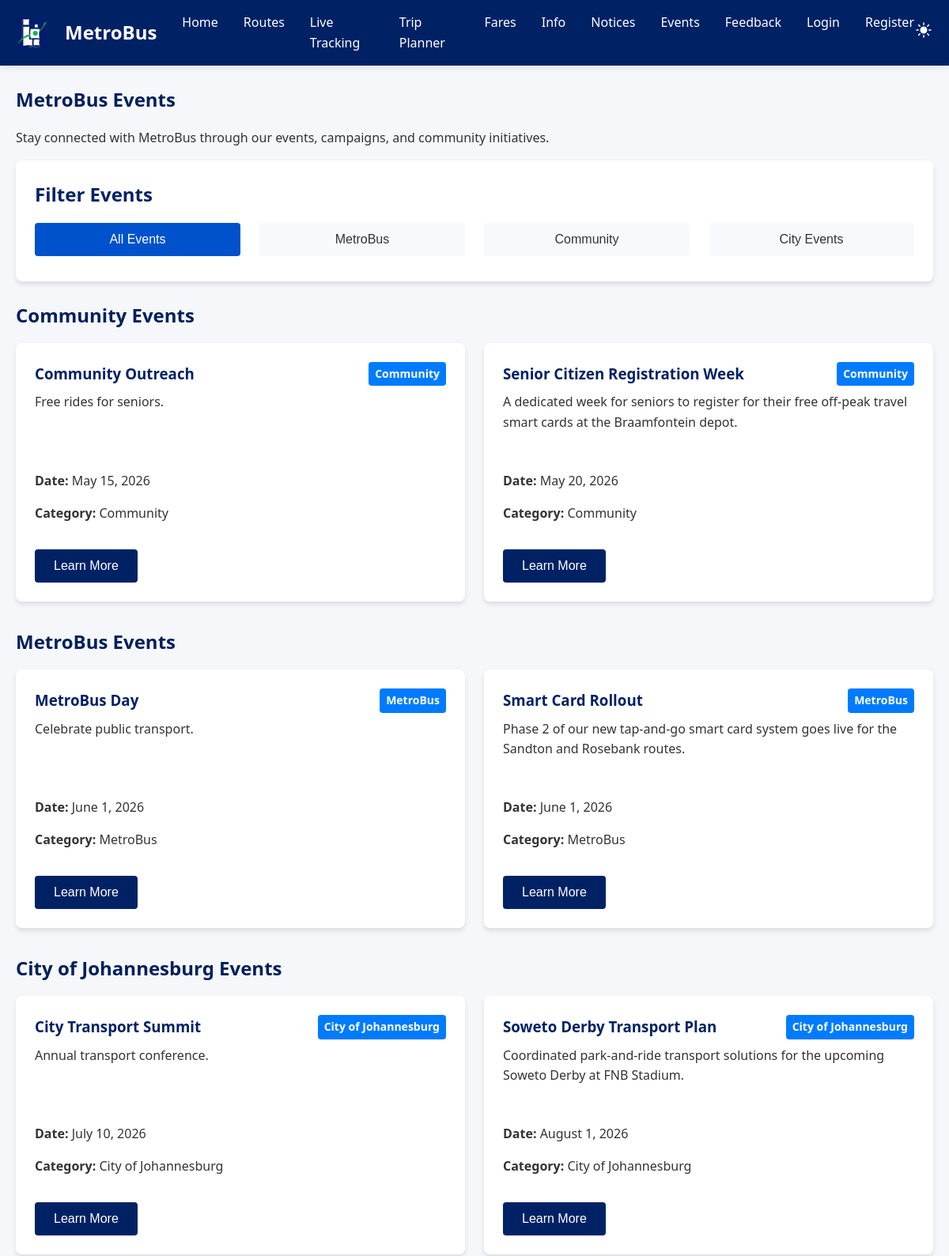
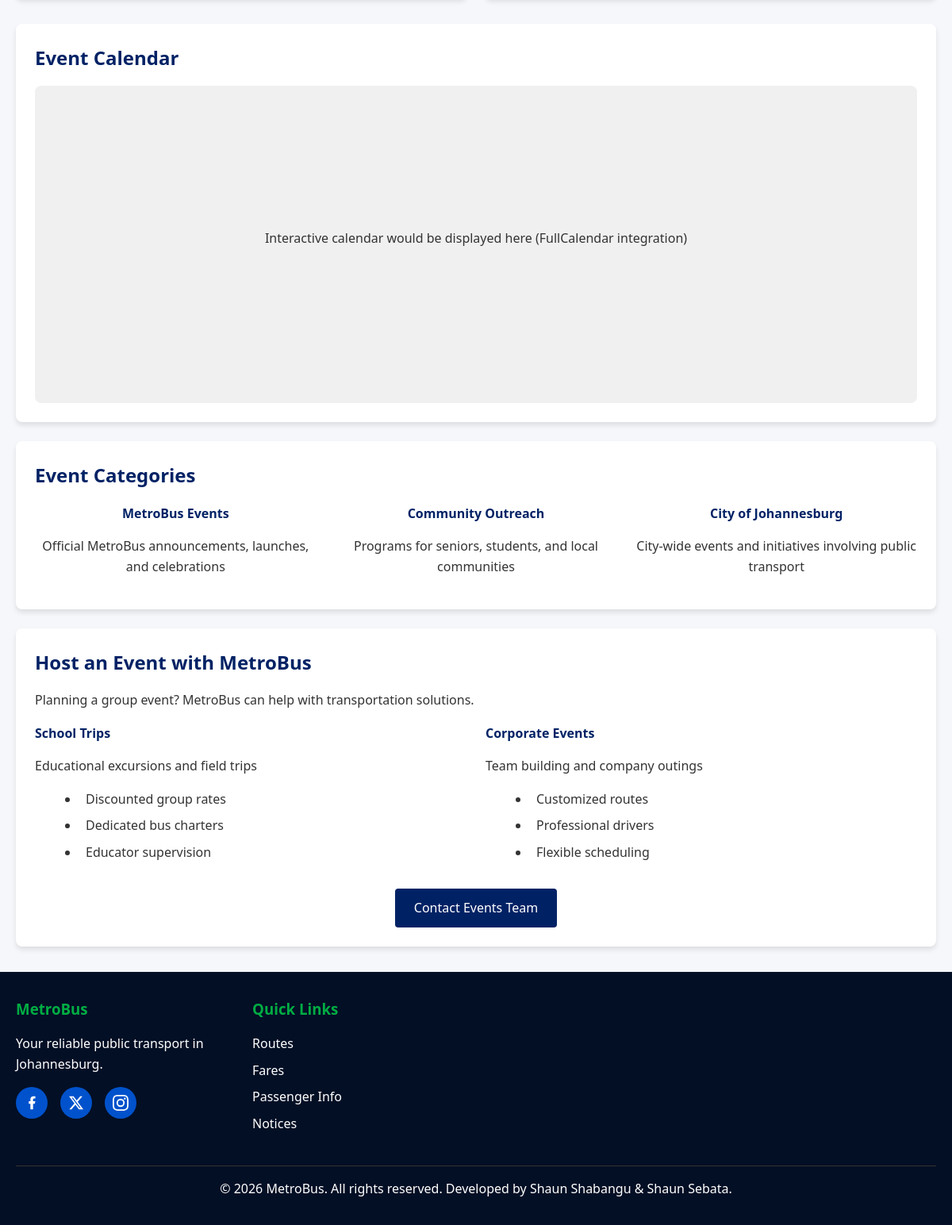
Screenshot of /events.php with the database file from the repository (2 pictures, top to bottom).
### tables this page shows
CREATE TABLE `events` (
  `id` int(11) NOT NULL,
  `title` varchar(255) NOT NULL,
  `category` varchar(255) NOT NULL,
  `description` text NOT NULL,
  `event_date` date NOT NULL
);

### includes/auth.php (called while the page is built, shortened)
<?php
function isLoggedIn() {
    return isset($_SESSION['user_id']);
   }
?>

### events.php (the view, shortened to what this page needs)
<?php
require_once 'includes/header.php';
require_once 'includes/db.php';
$stmt = $pdo->query("SELECT * FROM events ORDER BY event_date ASC");
$events = $stmt->fetchAll();
$eventsByCategory = [];
foreach ($events as $event) {
$eventsByCategory[$event['category']][] = $event;
}
?>
<main>
<section class="container mt-3">
<h1>MetroBus Events</h1>
<p>Stay connected with MetroBus through our events, campaigns, and community initiatives.</p>
<div class="card">
<h2>Filter Events</h2>
<div class="grid grid-4">
<button class="btn filter-btn active" data-filter="all">All Events</button>
<button class="btn filter-btn" data-filter="MetroBus">MetroBus</button>
<button class="btn filter-btn" data-filter="Community">Community</button>
<button class="btn filter-btn" data-filter="City of Johannesburg">City Events</button>
</div>
</div>
<div id="events-container" class="mt-3">
<?php if (!empty($events)): ?>
<?php foreach ($eventsByCategory as $category => $categoryEvents): ?>
<div class="category-section" data-category="<?php echo htmlspecialchars($category); ?>">
<h2><?php echo htmlspecialchars($category); ?> Events</h2>
<div class="grid grid-2">
<?php foreach ($categoryEvents as $event): ?>
<div class="card event-card">
<div class="event-header">
<h3><?php echo htmlspecialchars($event['title']); ?></h3>
<span class="status-badge status-active"><?php echo htmlspecialchars($event['category']); ?></span>
</div>
<p><?php echo htmlspecialchars($event['description']); ?></p>
<div class="event-details">
<p><strong>Date:</strong> <?php echo date('F j, Y', strtotime($event['event_date'])); ?></p>
<p><strong>Category:</strong> <?php echo htmlspecialchars($event['category']); ?></p>
</div>
<button class="btn" style="margin-top: 1rem;" onclick="viewEventDetails(<?php echo $event['id']; ?>)">Learn More</button>
</div>
<?php endforeach; ?>
</div>
</div>
<?php endforeach; ?>
<?php endif; ?>
</div>
<div class="card mt-3">
<h2>Event Calendar</h2>
<div id="calendar-placeholder" style="height: 400px; background-color: #f0f0f0; display: flex; align-items: center; justify-content: center; border-radius: 8px;">
<p>Interactive calendar would be displayed here (FullCalendar integration)</p>
</div>
</div>
<div class="card mt-3">
<h2>Event Categories</h2>
<div class="grid grid-3">
<div class="text-center">
<h4>MetroBus Events</h4>
<p>Official MetroBus announcements, launches, and celebrations</p>
</div>
<div class="text-center">
<h4>Community Outreach</h4>
<p>Programs for seniors, students, and local communities</p>
</div>
<div class="text-center">
<h4>City of Johannesburg</h4>
<p>City-wide events and initiatives involving public transport</p>
</div>
</div>
</div>
<div class="card mt-3">
<h2>Host an Event with MetroBus</h2>
<p>Planning a group event? MetroBus can help with transportation solutions.</p>
<div class="grid grid-2">
<div>
<h4>School Trips</h4>
<p>Educational excursions and field trips</p>
<ul>
<li>Discounted group rates</li>
<li>Dedicated bus charters</li>
<li>Educator supervision</li>
</ul>
</div>
<div>
<h4>Corporate Events</h4>
<p>Team building and company outings</p>
<ul>
<li>Customized routes</li>
<li>Professional drivers</li>
<li>Flexible scheduling</li>
</ul>
</div>
</div>
<div class="text-center mt-2">
<a href="mailto:events@metrobus.co.za" class="btn">Contact Events Team</a>
</div>
</div>
</section>
</main>
<?php require_once 'includes/footer.php'; ?>

### includes/header.php (shortened to what this page needs)
<?php
require_once __DIR__ . '/auth.php';
?>
<!DOCTYPE html>
<html lang="en">
<head>
<link rel="stylesheet" href="https://cdnjs.cloudflare.com/ajax/libs/font-awesome/6.4.0/css/all.min.css">
<link rel="stylesheet" href="assets/css/style.css?v=<?php echo time(); ?>">
<link rel="stylesheet" href="assets/css/responsive.css?v=<?php echo time(); ?>">
</head>
<body>
<header class="header">
<div class="container">
<div class="logo">
<a href="index.php" style="display: flex; align-items: center; gap: 10px;">
<img src="assets/images/logo1.png" alt="MetroBus Logo" class="header-logo">
<span>MetroBus</span>
</a>
</div>
<nav class="nav">
<ul>
<li><a href="index.php">Home</a></li>
<li><a href="routes.php">Routes</a></li>
<li><a href="live_tracking.php">Live Tracking</a></li>
<li><a href="trip_planner.php">Trip Planner</a></li>
<li><a href="fares.php">Fares</a></li>
<li><a href="passenger_info.php">Info</a></li>
<li><a href="notices.php">Notices</a></li>
<li><a href="events.php">Events</a></li>
<li><a href="feedback.php">Feedback</a></li>
<?php if (isLoggedIn()): ?>
<li><a href="profile.php">Profile</a></li>
<li><a href="logout.php">Logout</a></li>
<?php else: ?>
<li><a href="login.php">Login</a></li>
<li><a href="register.php">Register</a></li>
<?php endif; ?>
</ul>
</nav>
<div class="theme-toggle">
<button id="theme-toggle" aria-label="Toggle dark mode">
</button>
</div>
</div>
</header>

### includes/footer.php (shortened to what this page needs)
<footer class="footer">
<div class="container">
<div class="footer-content">
<div class="footer-section">
<h3>MetroBus</h3>
<p>Your reliable public transport in Johannesburg.</p>
<div class="social-links">
<a href="https://www.facebook.com/share/1Baku93CLp/?mibextid=wwXIfr" target="_blank" aria-label="Facebook" style="display: flex; justify-content: center; align-items: center;">
<svg width="20" height="20" fill="currentColor" viewBox="0 0 24 24" xmlns="http://www.w3.org/2000/svg"><path d="M14 13.5h2.5l1-4H14v-2c0-1.03 0-2 2-2h1.5V2.14c-.326-.043-1.557-.14-2.857-.14C11.928 2 10 3.657 10 6.7v2.8H7.5v4H10V22h4v-8.5z"/></svg>
</a>
<a href="https://x.com/JoburgMetrobus?s=20" target="_blank" aria-label="Twitter" style="display: flex; justify-content: center; align-items: center;">
<svg width="18" height="18" fill="currentColor" viewBox="0 0 24 24" xmlns="http://www.w3.org/2000/svg"><path d="M18.901 1.153h3.68l-8.04 9.19L24 22.846h-7.406l-5.8-7.584-6.638 7.584H.474l8.6-9.83L0 1.154h7.594l5.243 6.932ZM17.61 20.644h2.039L6.486 3.24H4.298Z"/></svg>
</a>
<a href="https://www.instagram.com/joburgmetrobus?igsh=djFlbGV2cWF3Z3U4" target="_blank" aria-label="Instagram" style="display: flex; justify-content: center; align-items: center;">
</a>
</div>
</div>
<div class="footer-section">
<h3>Quick Links</h3>
<ul>
<li><a href="routes.php">Routes</a></li>
<li><a href="fares.php">Fares</a></li>
<li><a href="passenger_info.php">Passenger Info</a></li>
<li><a href="notices.php">Notices</a></li>
</ul>
</div>
</div>
<div class="footer-bottom">
<p>&copy; <?php echo date('Y'); ?> MetroBus. All rights reserved. Developed by Shaun Shabangu & Shaun Sebata.</p>
</div>
</div>
</footer>
</body>
</html>

### assets/css/style.css (style rules this page uses)
* { margin: 0; padding: 0; box-sizing: border-box; }
body { font-family: 'Segoe UI', Tahoma, Geneva, Verdana, sans-serif; line-height: 1.6; color: #333; background-color: #F5F7FA; transition: background-color 0.3s, color 0.3s; }
.container { max-width: 1200px; margin: 0 auto; padding: 0 20px; }
.header { background-color: #002265; color: white; padding: 1rem 0; position: sticky; top: 0; z-index: 1000; box-shadow: 0 2px 10px rgba(0, 0, 0, 0.1); }
.header .container { display: flex; justify-content: space-between; align-items: center; }
.logo a { display: flex; align-items: center; text-decoration: none; color: white; font-size: 1.5rem; font-weight: bold; }
.nav ul { display: flex; list-style: none; }
.nav ul li { margin-left: 2rem; }
.nav ul li a { color: white; text-decoration: none; transition: color 0.3s; }
.theme-toggle button { background: none; border: none; color: white; cursor: pointer; font-size: 1.5rem; }
main { min-height: calc(100vh - 200px); }
.card { background: white; border-radius: 8px; box-shadow: 0 4px 6px rgba(0, 0, 0, 0.1); padding: 1.5rem; margin-bottom: 1rem; transition: transform 0.3s, box-shadow 0.3s; display: flex; flex-direction: column; }
.card > .btn { margin-top: auto; align-self: flex-start; }
.text-center .btn { align-self: center; }
.btn { display: inline-block; padding: 0.75rem 1.5rem; background-color: #002265; color: white; text-decoration: none; border-radius: 4px; border: none; cursor: pointer; transition: background-color 0.3s; font-size: 1rem; }
.status-badge { display: inline-block; padding: 0.25rem 0.5rem; border-radius: 4px; font-size: 0.875rem; font-weight: bold; }
.status-active { background-color: #007bff; color: white; }
.footer { background-color: #030f25; color: white; padding: 2rem 0 1rem; margin-top: 2rem; }
.footer-content { display: grid; grid-template-columns: repeat(auto-fit, minmax(250px, 1fr)); gap: 2rem; margin-bottom: 2rem; }
.footer-section h3 { margin-bottom: 1rem; color: #00AD43; }
.footer-section ul { list-style: none; }
.footer-section ul li { margin-bottom: 0.5rem; }
.footer-section a { color: white; text-decoration: none; }
.social-links { display: flex; gap: 1rem; margin-top: 1rem; }
.social-links a { display: inline-block; width: 40px; height: 40px; background-color: #0052CC; color: white; text-align: center; line-height: 40px; border-radius: 50%; text-decoration: none; transition: background-color 0.3s; }
.footer-bottom { border-top: 1px solid #333; padding-top: 1rem; text-align: center; }
.grid { display: grid; gap: 1.5rem; }
.grid-2 { grid-template-columns: repeat(auto-fit, minmax(300px, 1fr)); }
.grid-3 { grid-template-columns: repeat(auto-fit, minmax(250px, 1fr)); }
.grid-4 { grid-template-columns: repeat(auto-fit, minmax(200px, 1fr)); }
h1, h2, h3, h4, h5, h6 { margin-bottom: 1rem; color: #00205B; }
.card ul, .card ol { padding-left: 2.5rem !important; margin-left: 1rem !important; margin-bottom: 1rem !important; list-style-position: outside !important; }
.card ul li, .card ol li { margin-bottom: 0.5rem !important; padding-left: 0.5rem !important; }
p { margin-bottom: 1rem; }
.text-center { text-align: center; }
.mt-2 { margin-top: 1rem; }
.mt-3 { margin-top: 1.5rem; }
.header-logo { width: 40px; height: 40px; margin-right: 12px; object-fit: contain; border-radius: 4px; }
.card h1, .card h2, .card h3, .card h4 { color: #002265 !important; }

### assets/css/responsive.css (style rules this page uses)
@media (min-width: 769px) { .grid-2 { grid-template-columns: repeat(2, 1fr); } }
@media (min-width: 769px) { .grid-3 { grid-template-columns: repeat(3, 1fr); } }
@media (min-width: 769px) { .grid-4 { grid-template-columns: repeat(4, 1fr); } }
@media (min-width: 769px) { .footer-content { grid-template-columns: repeat(4, 1fr); } }
@media (min-width: 1200px) { .container { max-width: 1400px; } }

### events.php (style rules this page uses)
.event-card { height: 100%; display: flex; flex-direction: column; }
.event-header { display: flex; justify-content: space-between; align-items: flex-start; margin-bottom: 0.5rem; }
.event-header h3 { margin: 0; flex: 1; }
.event-details { margin-top: auto; padding-top: 1rem; }
.category-section { margin-bottom: 2rem; }
.filter-btn { margin-bottom: 0.5rem; }
.filter-btn.active { background-color: #0052CC; color: white; }
.filter-btn:not(.active) { background-color: #f8f9fa; color: #333; }

### rows the page displays
events: title "Community Outreach", category "Community", description "Free rides for seniors.", event_date "May 15, 2026"
events: title "Senior Citizen Registration Week", category "Community", description "A dedicated week for seniors to register for their free off-peak travel smart cards at the Braamfontein depot.", event_date "May 20, 2026"
events: title "MetroBus Day", category "MetroBus", description "Celebrate public transport.", event_date "June 1, 2026"
events: title "Smart Card Rollout", category "MetroBus", description "Phase 2 of our new tap-and-go smart card system goes live for the Sandton and Rosebank routes.", event_date "June 1, 2026"
events: title "City Transport Summit", category "City of Johannesburg", description "Annual transport conference.", event_date "July 10, 2026"
events: title "Soweto Derby Transport Plan", category "City of Johannesburg", description "Coordinated park-and-ride transport solutions for the upcoming Soweto Derby at FNB Stadium.", event_date "August 1, 2026"

### other values shown
$category "Community"
$category "MetroBus"
$category "City of Johannesburg"
